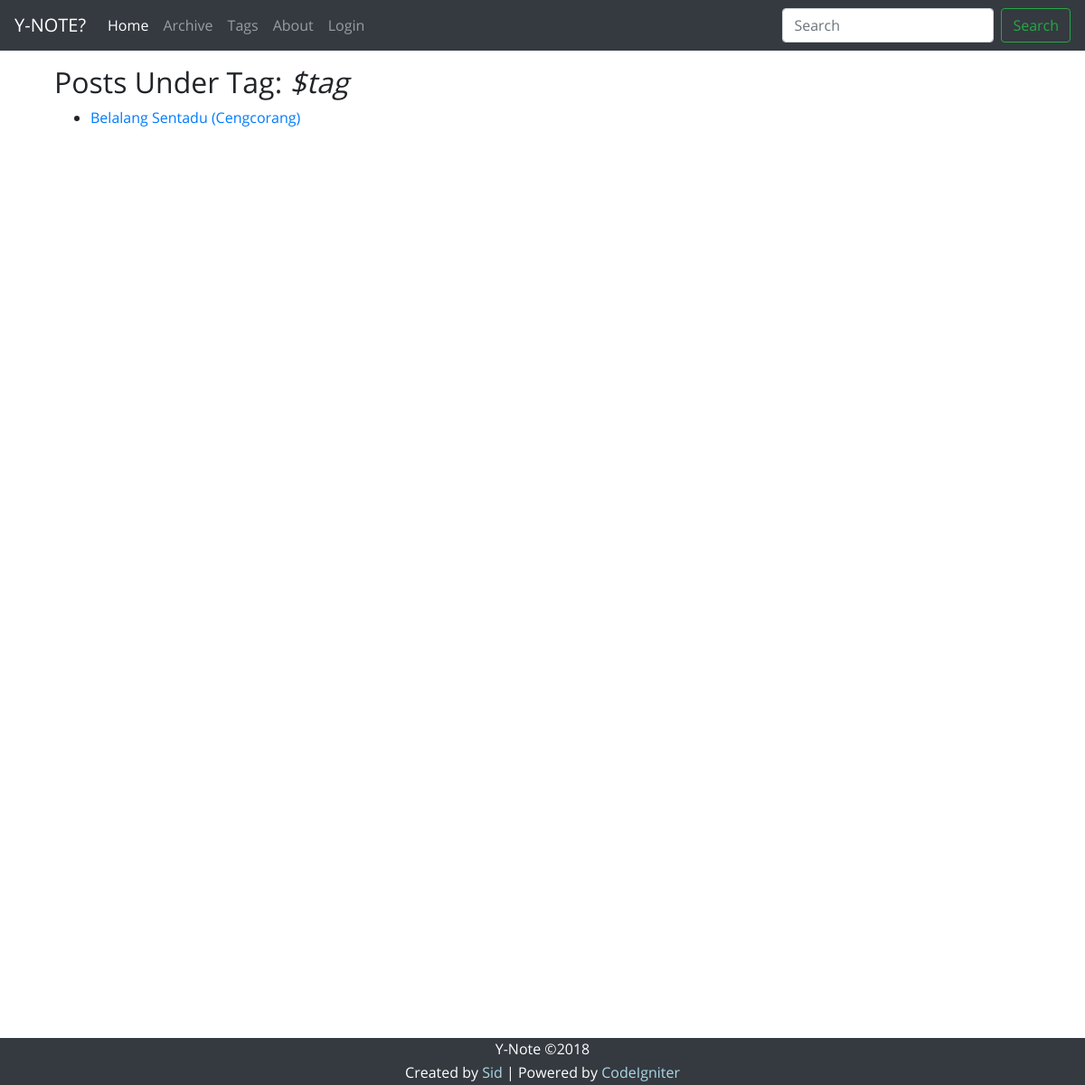
/index.php/tags/by_tag/wikipedia, run on an earlier commit of the app's database.
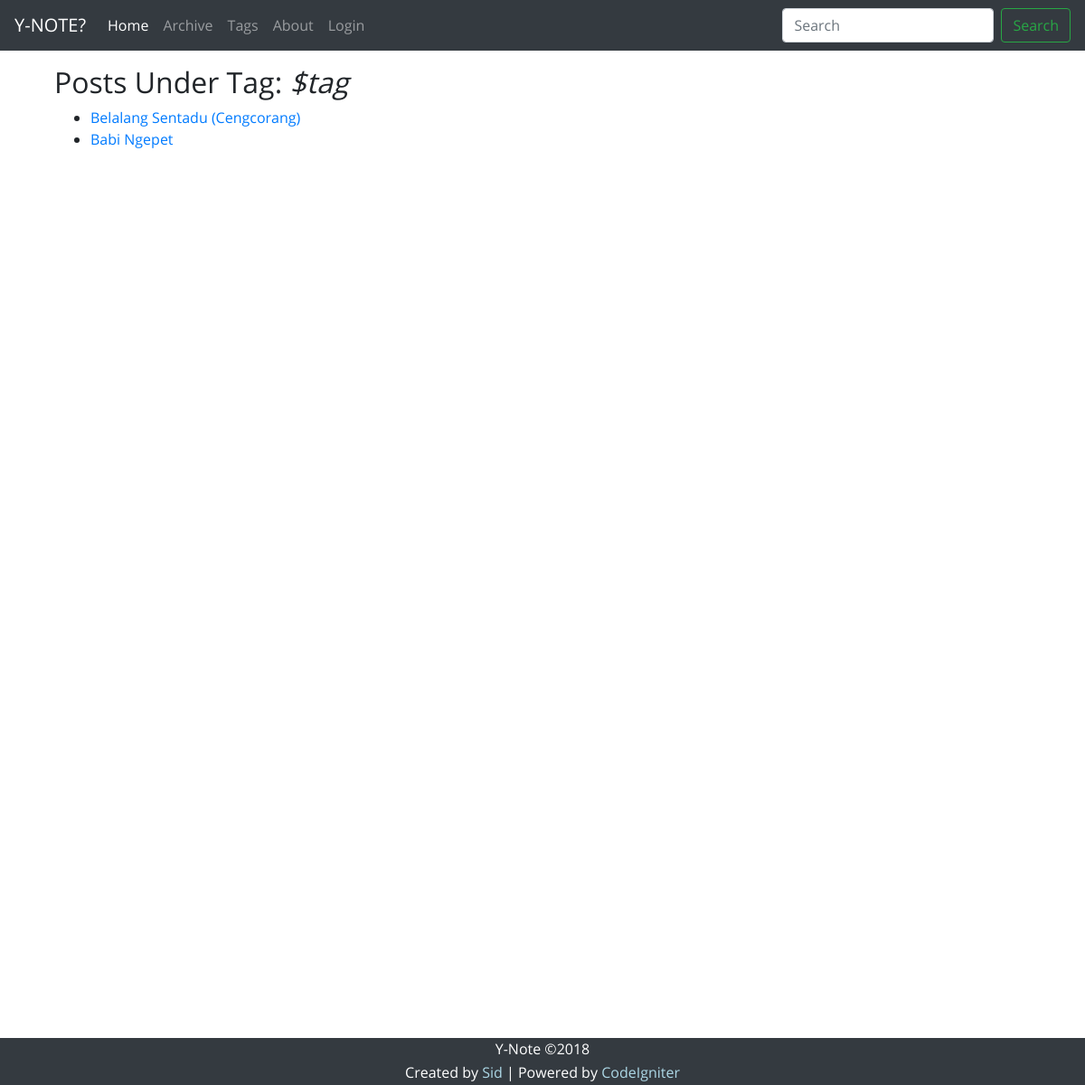
And on a later commit of the database.
### tables this page shows
CREATE TABLE `tags` (
  `id_post` int(11) NOT NULL,
  `tag` varchar(50) NOT NULL,
  KEY `tags_ibfk_1` (`id_post`),
  CONSTRAINT `tags_ibfk_1` FOREIGN KEY (`id_post`) REFERENCES `posts` (`id_post`) ON DELETE CASCADE
);

CREATE TABLE `posts` (
  `id_post` int(11) NOT NULL AUTO_INCREMENT,
  `date_post` datetime DEFAULT NULL,
  `date_modified` datetime DEFAULT NULL,
  `title_post` varchar(255) DEFAULT NULL,
  `content` text,
  `author` varchar(50) DEFAULT NULL,
  PRIMARY KEY (`id_post`)
);

### application/controllers/Tags.php (called while the page is built, shortened)
<?php defined('BASEPATH') OR exit('No direct script access allowed');
class Tags extends CI_Controller {
    public function by_tag($tag) {
        $posts = $this->Post_model;
        $posts_list = $posts->posts_by_tag($tag);
        $this->load->view('header_view', array('page_title' => 'Tags - Y-Note'));
        $this->load->view('navbar_view');
        $this->load->view('by_tag_view', array('tag' => $tag, 'posts_list' => $posts_list));
        $this->load->view('tail_view');
    }
}

### index.php (called while the page is built, shortened)
<?php
require_once BASEPATH.'core/CodeIgniter.php';

### application/helpers/utility_helper.php (called while the page is built)
<?php
function assets_url() {
    return base_url().'assets/';
}

### application/models/Post_model.php (called while the page is built, shortened)
<?php
class Post_model extends CI_Model {
    public function posts_by_tag($tag) {
        $this->db->select('tags.id_post AS id_post, posts.title_post AS title_post')
                 ->from('tags')
                 ->join('posts', 'posts.id_post = tags.id_post')
                 ->where('tags.tag', $tag);
        $query = $this->db->get();
        return $query->result_array();
    }
}

### application/views/by_tag_view.php (the view, shortened to what this page needs)
<div class='container'>
    <h2>Posts Under Tag: <em>$tag</em></h2>
    <ul>
    <?php
    foreach ($posts_list as $post) {
        echo "<li><a href='". site_url("readpost/{$post['id_post']}") ."'>".$post['title_post']."</a></li>";
    }
    ?>
    </ul>
</div>

### application/views/header_view.php (shortened to what this page needs)
<!DOCTYPE html>
<head>
    <link rel="stylesheet" href="<?php echo assets_url(); ?>css/bootstrap.min.css">
    <link rel="stylesheet" href="<?php echo assets_url(); ?>css/OpenSans.css">
    <?php
        if(isset($style)) {
            echo "<link rel='stylesheet' href='".assets_url()."css/".$style."'>";
        } else {
            echo "<link rel='stylesheet' href='".assets_url()."css/index.css'>";
        }
    ?>
    <link rel="stylesheet" href="<?php echo assets_url(); ?>css/footer.css">
</head>
<body>
    <div class="container">

### application/views/navbar_view.php (shortened to what this page needs)
<nav class="navbar navbar-expand-md navbar-dark fixed-top bg-dark">
  <a class="navbar-brand" href="<?php echo site_url(); ?>">Y-NOTE?</a>
  <div class="collapse navbar-collapse" id="navbarCollapse">
    <ul class="navbar-nav mr-auto">
      <li class="nav-item active">
        <a class="nav-link" href="<?php echo site_url(); ?>">Home
        </a>
      </li>
      <li class="nav-item">
        <a class="nav-link" href="<?php echo site_url('archive'); ?>">Archive</a>
      </li>
      <li class="nav-item">
        <a class="nav-link" href="<?php echo site_url('tags'); ?>">Tags</a>
      </li>
      <li class="nav-item">
        <a class="nav-link" href="<?php echo site_url('about'); ?>">About</a>
      </li>
      <li class="nav-item">
        <?php
        if ($this->session->userdata('logged_in')) {
          echo "<a class='nav-link' href='" . site_url('logout') . "'>Logout</a>";
        } else {
          echo "<a class='nav-link' href='" . site_url('login') . "'>Login</a>";
        }
        ?>
      </li>
    </ul>
    <form class="form-inline mt-2 mt-md-0" action="<?php echo site_url('search'); ?>" method="get">
      <input class="form-control mr-sm-2" name="search" type="text" placeholder="Search" aria-label="Search">
      <button class="btn btn-outline-success my-2 my-sm-0" type="submit">Search</button>
    </form>
  </div>
</nav>

### application/views/tail_view.php (shortened to what this page needs)
</div>
<div class="footer">
    <p>Y-Note &copy;2018</p>
    <p>
        Created by <a href="https://github.com/heisid" target="_blank">Sid</a> |
        Powered by <a href="https://codeigniter.com/" target="_blank">CodeIgniter</a>
    </p>
</div>
</body>
</html>

### assets/css/index.css (style rules this page uses)
body { min-height: 75rem; padding-top: 4.5rem; padding-bottom: 4.5rem; margin-bottom: 0; font-family: 'Open Sans', Courier, monospace; }

### assets/css/footer.css (style rules this page uses)
.footer { position: fixed; left: 0; bottom: 0; width: 100%; background-color: #343a40; color: white; text-align: center; }
.footer p { margin-bottom: 2px; }
.footer p a { color: lightblue; }

What changed in the data, as far as the page shows it:
added tags: id_post.title_post "Babi Ngepet"
